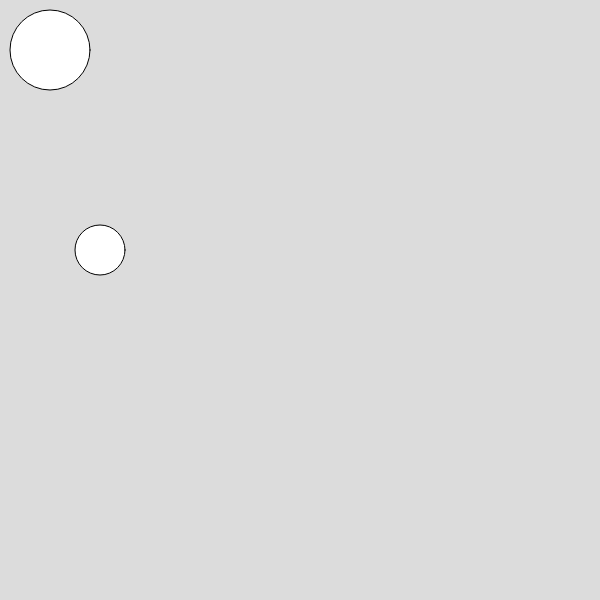
Frame 1 (no input)
Frame 60 (no input): identical to frame 1, image omitted
Frame 120 (the mouse pressed at the canvas centre since frame 60): identical to frame 1, image omitted

The p5.js sketch that drew this single still picture (run headless with seeded random() and noise() and a simulated clock; from frame 60 on, the mouse is pressed at the canvas centre):

// p5.js sketch
// ── sketch.js
let charX = 300;
let charY = 200;

class Character {
  constructor() {
    this.x = 100;
    this.y = 250;
  }

  body() {
    ellipse(this.x, this.y, 50, 50);
  }

  move() {
    if (keyIsDown(LEFT_ARROW)) {
      this.x = this.x - 5;
    }

    if (keyIsDown(RIGHT_ARROW)) {
      this.x = this.x + 5;
    }

    if (keyIsDown(DOWN_ARROW)) {
      this.y = this.y + 5;
    }

    if (keyIsDown(UP_ARROW)) {
      this.y = this.y - 5;
    }
  }
}

function setup() {
  createCanvas(600, 600);
  console.log("canvas created");
  chars = new Character();
}

function draw() {
  console.log("draw function called");
  background(220);
  ellipse(50, 50, 80, 80);
  chars.body();
  chars.move();
}
